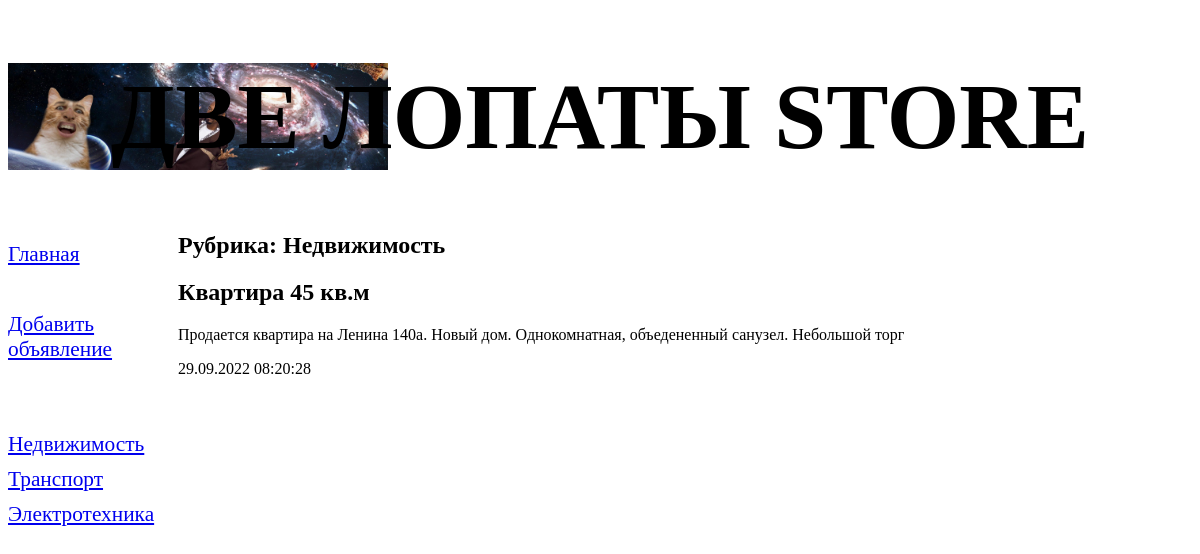
Page /bboard/1/ on the earlier database version.
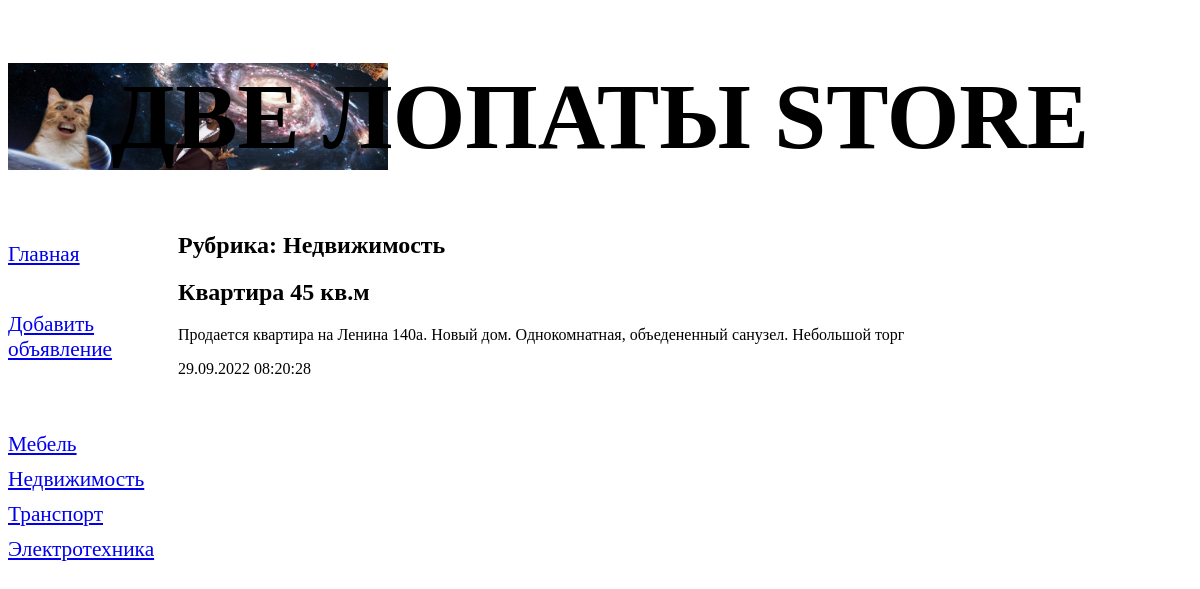
Same page on the later database version.
### bboard/models.py (models this page shows, shortened)
class Rubric(models.Model):
    name = models.CharField(max_length=20, verbose_name="Название", db_index=True)
    class Meta:
        verbose_name_plural = "Рубрики"
        verbose_name = "Рубрика"
        ordering = ["name"]

class Bb(models.Model):
    title = models.CharField(max_length=50, verbose_name="Товар")
    content = models.TextField(null=True, blank=True, verbose_name="Описание")
    price = models.FloatField(null=True, blank=True, verbose_name="Цена")
    published = models.DateTimeField(
        auto_now_add=True, db_index=True, verbose_name="Опубликовано"
    )
    rubric = models.ForeignKey(
        "Rubric", null=True, on_delete=models.PROTECT, verbose_name="Рубрика"
    )
    class Meta:
        verbose_name_plural = "Объявления"
        verbose_name = "Объявление"
        ordering = ["-published"]

### bboard/views.py (the view)
# urls.py: path("<int:rubric_id>/",by_rubric, name='by_rubric'),
def by_rubric(request, rubric_id):
    bbs = Bb.objects.filter(rubric=rubric_id)
    rubrics = Rubric.objects.all()
    current_rubric = Rubric.objects.get(pk=rubric_id)
    context = {"bbs": bbs, "rubrics": rubrics, "current_rubric": current_rubric}
    return render(request, "bboard/by_rubric.html", context)

### bboard/templates/bboard/by_rubric.html (shortened to what this page needs)
{% extends "layout/basic.html" %}
{% block content %}
<h2>Рубрика: {{ current_rubric.name }}</h2>
{% for bb in bbs %}
<div>
   <h2>{{ bb.title }}</h2>
   <p>{{ bb.content }}</p>
   <p>{{ bb.published|date:"d.m.Y H:i:s" }}</p>
</div>
{% endfor %}
{% endblock %}

### bboard/templates/layout/basic.html (shortened to what this page needs)
{% load static %}
<!DOCTYPE html>
<html>
   <head>
      <link rel="stylesheet" type="text/css"
      href="{% static 'bboard/style.css' %}">
   </head>
   <body>
      <header>
         <h1>Две лопаты store</h1>
      </header>
      <nav>
         <a href="{% url 'index' %}">Главная</a>
         <br>
         <a href="{% url 'add' %}">Добавить объявление</a>
         <br>
         <br>
         {% for rubric in rubrics %}
         <a href="{% url 'by_rubric' rubric.pk %}">
         {{ rubric.name }}</a>
         {% endfor %}
      </nav>
      <section>
         {% block content %}
         {% endblock %}
      </section>
   </body>
</html>

Differences in the rows shown:
added Rubric: name "Мебель"
